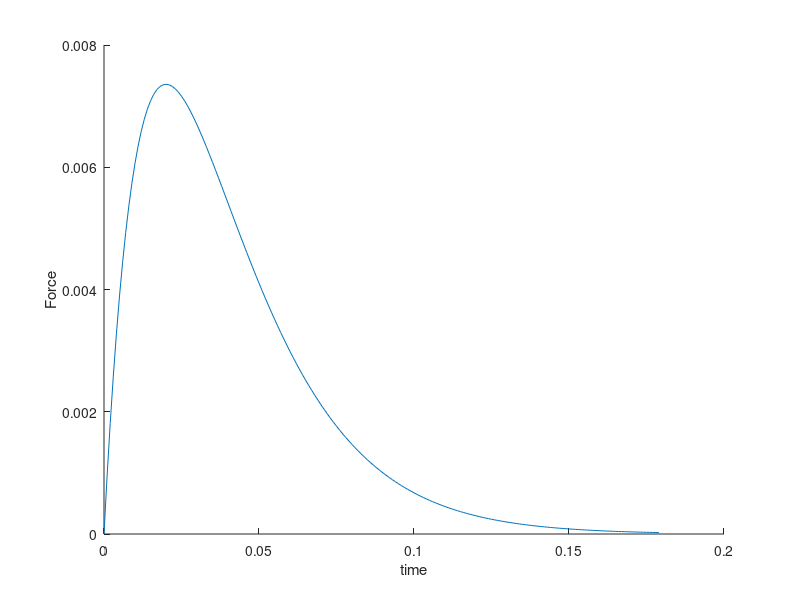

MATLAB code to generate this figure:
% function SRMForce
clf;
clear all;

dt = 0.02; % 20ms, Fmax = 0.3679, period = 9.18sec 460steps
% dt = 0.001; % 1ms, Fmax = 0.36788, period = 9.199sec, 9200steps
dt = 0.001; % 1ms, Fmax = 0.0073576, period = 0.179sec, 180steps
tau = 1; % 
tau = 0.5; % Fmax = 0.18394, period = 4.38sec, 220steps
tau = 0.02; % Fmax = 0.0073576, period = 0.18sec, 10steps

steps = []; F = []; push = [];

tic
% for step = 1:9200
% for step = 1:460
for step = 1:180
    steps(step) = (step - 1)*dt;
    t = steps(step);
    F(step) = t*exp(-t/tau);
end

disp(['steps(end): ' num2str(steps(end)) ', F(end): ' num2str(F(end)) ', max(F): ' num2str(max(F))]);

hold on;
plot(steps,F);
ylabel('Force');
xlabel('time');
hold off;

toc